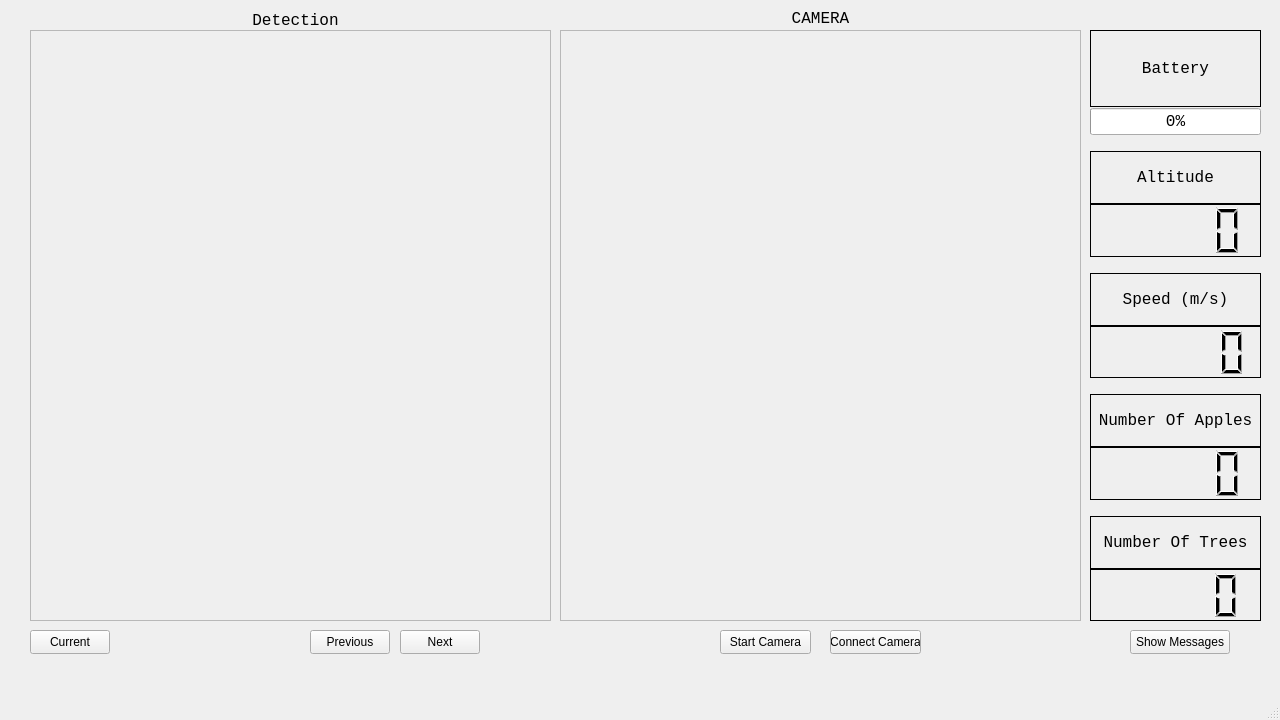
<?xml version="1.0" encoding="UTF-8"?>
<ui version="4.0">
 <class>MainWindow</class>
 <widget class="QMainWindow" name="MainWindow">
  <property name="geometry">
   <rect>
    <x>0</x>
    <y>0</y>
    <width>1280</width>
    <height>720</height>
   </rect>
  </property>
  <property name="sizePolicy">
   <sizepolicy hsizetype="Fixed" vsizetype="Fixed">
    <horstretch>0</horstretch>
    <verstretch>0</verstretch>
   </sizepolicy>
  </property>
  <property name="minimumSize">
   <size>
    <width>1280</width>
    <height>720</height>
   </size>
  </property>
  <property name="maximumSize">
   <size>
    <width>1280</width>
    <height>720</height>
   </size>
  </property>
  <property name="focusPolicy">
   <enum>Qt::ClickFocus</enum>
  </property>
  <property name="windowTitle">
   <string>MainWindow</string>
  </property>
  <property name="windowIcon">
   <iconset resource="../Resources.qrc">
    <normaloff>:/images/Resource/droneicon.png</normaloff>:/images/Resource/droneicon.png</iconset>
  </property>
  <property name="autoFillBackground">
   <bool>true</bool>
  </property>
  <widget class="QWidget" name="centralwidget">
   <widget class="QFrame" name="ImageViewer">
    <property name="geometry">
     <rect>
      <x>30</x>
      <y>30</y>
      <width>521</width>
      <height>591</height>
     </rect>
    </property>
    <property name="cursor">
     <cursorShape>OpenHandCursor</cursorShape>
    </property>
    <property name="focusPolicy">
     <enum>Qt::ClickFocus</enum>
    </property>
    <property name="frameShape">
     <enum>QFrame::StyledPanel</enum>
    </property>
    <property name="frameShadow">
     <enum>QFrame::Raised</enum>
    </property>
   </widget>
   <widget class="QLabel" name="label_3">
    <property name="geometry">
     <rect>
      <x>250</x>
      <y>10</y>
      <width>91</width>
      <height>20</height>
     </rect>
    </property>
    <property name="font">
     <font>
      <family>Consolas</family>
      <pointsize>12</pointsize>
     </font>
    </property>
    <property name="text">
     <string>Detection</string>
    </property>
    <property name="alignment">
     <set>Qt::AlignCenter</set>
    </property>
   </widget>
   <widget class="QWidget" name="verticalLayoutWidget_3">
    <property name="geometry">
     <rect>
      <x>1090</x>
      <y>30</y>
      <width>171</width>
      <height>591</height>
     </rect>
    </property>
    <layout class="QVBoxLayout" name="Informations">
     <property name="spacing">
      <number>16</number>
     </property>
     <property name="sizeConstraint">
      <enum>QLayout::SetDefaultConstraint</enum>
     </property>
     <property name="bottomMargin">
      <number>0</number>
     </property>
     <item>
      <layout class="QVBoxLayout" name="Battery">
       <property name="spacing">
        <number>1</number>
       </property>
       <item>
        <widget class="QLabel" name="label">
         <property name="font">
          <font>
           <family>Consolas</family>
           <pointsize>12</pointsize>
          </font>
         </property>
         <property name="layoutDirection">
          <enum>Qt::LeftToRight</enum>
         </property>
         <property name="frameShape">
          <enum>QFrame::Box</enum>
         </property>
         <property name="text">
          <string>Battery</string>
         </property>
         <property name="alignment">
          <set>Qt::AlignCenter</set>
         </property>
         <property name="wordWrap">
          <bool>false</bool>
         </property>
         <property name="margin">
          <number>0</number>
         </property>
        </widget>
       </item>
       <item>
        <widget class="QProgressBar" name="progressBar">
         <property name="font">
          <font>
           <family>Consolas</family>
           <pointsize>12</pointsize>
          </font>
         </property>
         <property name="layoutDirection">
          <enum>Qt::LeftToRight</enum>
         </property>
         <property name="autoFillBackground">
          <bool>false</bool>
         </property>
         <property name="value">
          <number>0</number>
         </property>
         <property name="alignment">
          <set>Qt::AlignCenter</set>
         </property>
         <property name="textVisible">
          <bool>true</bool>
         </property>
         <property name="orientation">
          <enum>Qt::Horizontal</enum>
         </property>
         <property name="textDirection">
          <enum>QProgressBar::TopToBottom</enum>
         </property>
        </widget>
       </item>
      </layout>
     </item>
     <item>
      <layout class="QVBoxLayout" name="altitude">
       <property name="spacing">
        <number>0</number>
       </property>
       <item>
        <widget class="QLabel" name="altitudeLabel">
         <property name="font">
          <font>
           <family>Consolas</family>
           <pointsize>12</pointsize>
          </font>
         </property>
         <property name="layoutDirection">
          <enum>Qt::LeftToRight</enum>
         </property>
         <property name="frameShape">
          <enum>QFrame::Box</enum>
         </property>
         <property name="text">
          <string>Altitude</string>
         </property>
         <property name="alignment">
          <set>Qt::AlignCenter</set>
         </property>
         <property name="wordWrap">
          <bool>false</bool>
         </property>
         <property name="margin">
          <number>0</number>
         </property>
        </widget>
       </item>
       <item>
        <widget class="QLCDNumber" name="lcdNumber_4">
         <property name="frameShape">
          <enum>QFrame::Box</enum>
         </property>
         <property name="frameShadow">
          <enum>QFrame::Plain</enum>
         </property>
         <property name="lineWidth">
          <number>1</number>
         </property>
         <property name="midLineWidth">
          <number>0</number>
         </property>
         <property name="smallDecimalPoint">
          <bool>false</bool>
         </property>
         <property name="digitCount">
          <number>5</number>
         </property>
         <property name="mode">
          <enum>QLCDNumber::Dec</enum>
         </property>
         <property name="segmentStyle">
          <enum>QLCDNumber::Filled</enum>
         </property>
         <property name="value" stdset="0">
          <double>0.000000000000000</double>
         </property>
        </widget>
       </item>
      </layout>
     </item>
     <item>
      <layout class="QVBoxLayout" name="Speed">
       <property name="spacing">
        <number>0</number>
       </property>
       <item>
        <widget class="QLabel" name="label_2">
         <property name="font">
          <font>
           <family>Consolas</family>
           <pointsize>12</pointsize>
          </font>
         </property>
         <property name="layoutDirection">
          <enum>Qt::LeftToRight</enum>
         </property>
         <property name="frameShape">
          <enum>QFrame::Box</enum>
         </property>
         <property name="text">
          <string>Speed (m/s)</string>
         </property>
         <property name="alignment">
          <set>Qt::AlignCenter</set>
         </property>
         <property name="wordWrap">
          <bool>false</bool>
         </property>
         <property name="margin">
          <number>0</number>
         </property>
        </widget>
       </item>
       <item>
        <widget class="QLCDNumber" name="lcdNumber">
         <property name="frameShape">
          <enum>QFrame::Box</enum>
         </property>
         <property name="frameShadow">
          <enum>QFrame::Plain</enum>
         </property>
         <property name="lineWidth">
          <number>1</number>
         </property>
         <property name="midLineWidth">
          <number>0</number>
         </property>
         <property name="smallDecimalPoint">
          <bool>true</bool>
         </property>
         <property name="digitCount">
          <number>5</number>
         </property>
         <property name="mode">
          <enum>QLCDNumber::Dec</enum>
         </property>
         <property name="segmentStyle">
          <enum>QLCDNumber::Filled</enum>
         </property>
         <property name="value" stdset="0">
          <double>0.000000000000000</double>
         </property>
        </widget>
       </item>
      </layout>
     </item>
     <item>
      <layout class="QVBoxLayout" name="NoApples">
       <property name="spacing">
        <number>0</number>
       </property>
       <item>
        <widget class="QLabel" name="label_4">
         <property name="font">
          <font>
           <family>Consolas</family>
           <pointsize>12</pointsize>
          </font>
         </property>
         <property name="layoutDirection">
          <enum>Qt::LeftToRight</enum>
         </property>
         <property name="frameShape">
          <enum>QFrame::Box</enum>
         </property>
         <property name="text">
          <string>Number Of Apples</string>
         </property>
         <property name="alignment">
          <set>Qt::AlignCenter</set>
         </property>
         <property name="wordWrap">
          <bool>false</bool>
         </property>
         <property name="margin">
          <number>0</number>
         </property>
        </widget>
       </item>
       <item>
        <widget class="QLCDNumber" name="lcdNumber_2">
         <property name="frameShape">
          <enum>QFrame::Box</enum>
         </property>
         <property name="frameShadow">
          <enum>QFrame::Plain</enum>
         </property>
         <property name="lineWidth">
          <number>1</number>
         </property>
         <property name="midLineWidth">
          <number>0</number>
         </property>
         <property name="smallDecimalPoint">
          <bool>false</bool>
         </property>
         <property name="digitCount">
          <number>5</number>
         </property>
         <property name="mode">
          <enum>QLCDNumber::Dec</enum>
         </property>
         <property name="segmentStyle">
          <enum>QLCDNumber::Filled</enum>
         </property>
         <property name="value" stdset="0">
          <double>0.000000000000000</double>
         </property>
        </widget>
       </item>
      </layout>
     </item>
     <item>
      <layout class="QVBoxLayout" name="numberOfTrees">
       <property name="spacing">
        <number>0</number>
       </property>
       <item>
        <widget class="QLabel" name="label_5">
         <property name="font">
          <font>
           <family>Consolas</family>
           <pointsize>12</pointsize>
          </font>
         </property>
         <property name="layoutDirection">
          <enum>Qt::LeftToRight</enum>
         </property>
         <property name="frameShape">
          <enum>QFrame::Box</enum>
         </property>
         <property name="text">
          <string>Number Of Trees</string>
         </property>
         <property name="alignment">
          <set>Qt::AlignCenter</set>
         </property>
         <property name="wordWrap">
          <bool>false</bool>
         </property>
         <property name="margin">
          <number>0</number>
         </property>
        </widget>
       </item>
       <item>
        <widget class="QLCDNumber" name="lcdNumber_3">
         <property name="frameShape">
          <enum>QFrame::Box</enum>
         </property>
         <property name="frameShadow">
          <enum>QFrame::Plain</enum>
         </property>
         <property name="lineWidth">
          <number>1</number>
         </property>
         <property name="midLineWidth">
          <number>0</number>
         </property>
         <property name="smallDecimalPoint">
          <bool>false</bool>
         </property>
         <property name="digitCount">
          <number>5</number>
         </property>
         <property name="mode">
          <enum>QLCDNumber::Dec</enum>
         </property>
         <property name="segmentStyle">
          <enum>QLCDNumber::Filled</enum>
         </property>
         <property name="value" stdset="0">
          <double>0.000000000000000</double>
         </property>
        </widget>
       </item>
      </layout>
     </item>
    </layout>
   </widget>
   <widget class="QFrame" name="VideoFrame">
    <property name="geometry">
     <rect>
      <x>560</x>
      <y>30</y>
      <width>521</width>
      <height>591</height>
     </rect>
    </property>
    <property name="cursor">
     <cursorShape>OpenHandCursor</cursorShape>
    </property>
    <property name="focusPolicy">
     <enum>Qt::ClickFocus</enum>
    </property>
    <property name="frameShape">
     <enum>QFrame::StyledPanel</enum>
    </property>
    <property name="frameShadow">
     <enum>QFrame::Raised</enum>
    </property>
   </widget>
   <widget class="QLabel" name="label_6">
    <property name="geometry">
     <rect>
      <x>790</x>
      <y>10</y>
      <width>61</width>
      <height>16</height>
     </rect>
    </property>
    <property name="font">
     <font>
      <family>Consolas</family>
      <pointsize>12</pointsize>
     </font>
    </property>
    <property name="text">
     <string>CAMERA</string>
    </property>
    <property name="alignment">
     <set>Qt::AlignCenter</set>
    </property>
   </widget>
   <widget class="QPushButton" name="startVideoConnectionButton">
    <property name="geometry">
     <rect>
      <x>720</x>
      <y>630</y>
      <width>91</width>
      <height>24</height>
     </rect>
    </property>
    <property name="text">
     <string>Start Camera</string>
    </property>
   </widget>
   <widget class="QPushButton" name="ConnectVideoButton">
    <property name="geometry">
     <rect>
      <x>830</x>
      <y>630</y>
      <width>91</width>
      <height>24</height>
     </rect>
    </property>
    <property name="text">
     <string>Connect Camera</string>
    </property>
   </widget>
   <widget class="QPushButton" name="showMessagesButton">
    <property name="geometry">
     <rect>
      <x>1130</x>
      <y>630</y>
      <width>100</width>
      <height>24</height>
     </rect>
    </property>
    <property name="text">
     <string>Show Messages</string>
    </property>
   </widget>
   <widget class="QPushButton" name="nextimagepushButton">
    <property name="geometry">
     <rect>
      <x>400</x>
      <y>630</y>
      <width>80</width>
      <height>24</height>
     </rect>
    </property>
    <property name="text">
     <string>Next</string>
    </property>
   </widget>
   <widget class="QPushButton" name="previousimagepushButton">
    <property name="geometry">
     <rect>
      <x>310</x>
      <y>630</y>
      <width>80</width>
      <height>24</height>
     </rect>
    </property>
    <property name="text">
     <string>Previous</string>
    </property>
   </widget>
   <widget class="QPushButton" name="autoChangePushButton">
    <property name="geometry">
     <rect>
      <x>30</x>
      <y>630</y>
      <width>80</width>
      <height>24</height>
     </rect>
    </property>
    <property name="text">
     <string>Current</string>
    </property>
   </widget>
   <widget class="QLabel" name="jgpListInfoLabel">
    <property name="geometry">
     <rect>
      <x>30</x>
      <y>660</y>
      <width>171</width>
      <height>16</height>
     </rect>
    </property>
    <property name="text">
     <string/>
    </property>
   </widget>
  </widget>
  <widget class="QStatusBar" name="statusbar"/>
 </widget>
 <resources>
  <include location="../Resources.qrc"/>
 </resources>
 <connections/>
</ui>
